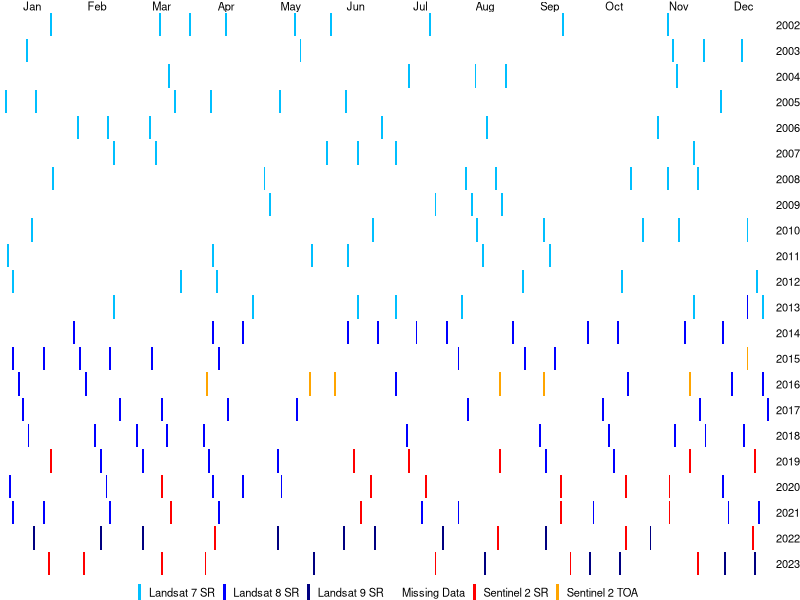
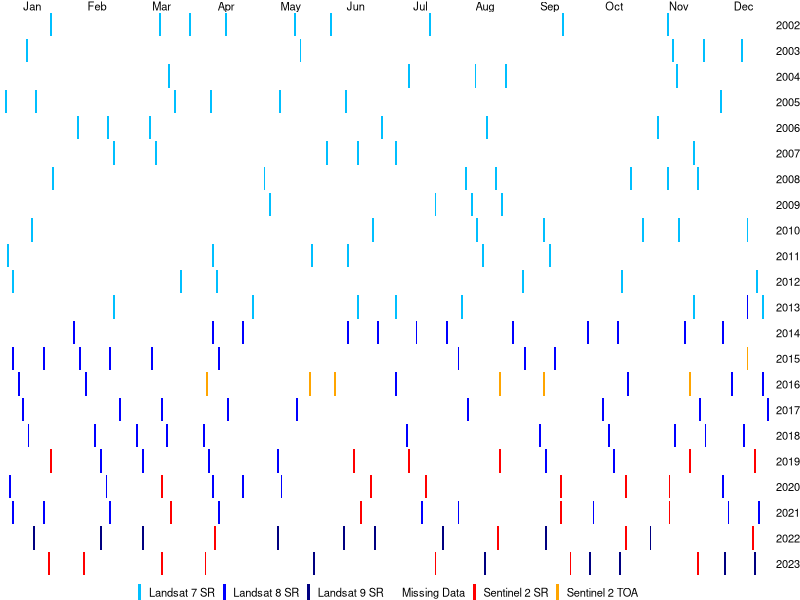

Recreate these plots in R, in order. (Note: this script raises an error after producing the figures.)
# Aerial Imagery Data Collection EDA --------------------------------------

# Load necessary libraries
library(tidyverse)
library(cowplot)

# Creating date range
start_date <- as.Date("2002-01-01")
end_date <- as.Date("2023-12-31")
all_dates <- seq(start_date, end_date, by = "day")

# Creating dataset
df_aerial_imagery <- all_dates %>%
  as_tibble() %>% # convert to tibble
  rename(date = value) %>% # rename column as date
  mutate(year = year(date), # extracting year component from date
         month = month(all_dates, label = T), # extracting month component from date
         day = day(all_dates), # extracting days component from date
         has_data = factor(case_when(date %in% c(
                                          as.Date('2002-01-26'), as.Date('2002-03-15'), as.Date('2002-03-31'), as.Date('2002-04-16'),
                                          as.Date('2002-05-18'), as.Date('2002-06-03'), as.Date('2002-07-21'), as.Date('2002-09-23'),
                                          as.Date('2002-11-10'), # 2002 series
                                          
                                          as.Date('2003-01-13'), as.Date('2003-05-21'), as.Date('2003-11-13'), as.Date('2003-11-29'), 
                                          as.Date('2003-12-15'), # 2003 series
                                          
                                          as.Date('2004-03-20'), as.Date('2004-07-10'), as.Date('2004-08-11'), as.Date('2004-08-27'),
                                          as.Date('2004-11-15'), # 2004 series
                                          
                                          as.Date('2005-01-02'), as.Date('2005-01-18'), as.Date('2005-03-23'), as.Date('2005-04-08'),
                                          as.Date('2005-05-10'), as.Date('2005-06-11'), as.Date('2005-12-04'), # 2005 series
                                          
                                          as.Date('2006-02-06'), as.Date('2006-02-22'), as.Date('2006-03-10'), as.Date('2006-06-30'),
                                          as.Date('2006-08-17'), as.Date('2006-11-05'), # 2006 series
                                          
                                          as.Date('2007-02-25'), as.Date('2007-03-13'), as.Date('2007-06-01'), as.Date('2007-06-17'), 
                                          as.Date('2007-07-03'), as.Date('2007-11-24'), # 2007 series
                                          
                                          as.Date('2008-01-27'), as.Date('2008-05-02'), as.Date('2008-08-06'), as.Date('2008-08-22'),
                                          as.Date('2008-10-25'), as.Date('2008-11-10'), as.Date('2008-11-26'), # 2008 series
                                          
                                          as.Date('2009-05-05'), as.Date('2009-07-24'), as.Date('2009-08-09'), as.Date('2009-08-25'), # 2009 series
                                          
                                          as.Date('2010-01-16'), as.Date('2010-06-25'), as.Date('2010-08-12'), as.Date('2010-09-13'),
                                          as.Date('2010-10-31'), as.Date('2010-11-16'), as.Date('2010-12-18'), # 2010 series
                                          
                                          as.Date('2011-01-03'), as.Date('2011-04-09'), as.Date('2011-05-27'), as.Date('2011-06-12'),
                                          as.Date('2011-08-15'), as.Date('2011-09-16'), # 2011 series
                                          
                                          as.Date('2012-01-06'), as.Date('2012-03-26'), as.Date('2012-04-11'), as.Date('2012-09-02'),
                                          as.Date('2012-10-20'), as.Date('2012-12-23'), # 2012 series
                                          
                                          as.Date('2013-02-25'), as.Date('2013-04-30'), as.Date('2013-06-17'), as.Date('2013-07-03'),
                                          as.Date('2013-08-04'), as.Date('2013-11-24'), as.Date('2013-12-26') # 2013 series
                                          ) ~ 'Landsat 7 SR', # all the above imageries collected from L7 SR satellite
                                     
                                     date %in% c(
                                          as.Date('2013-12-18'), # 2013 series
                                                 
                                          as.Date('2014-02-04'), as.Date('2014-04-09'), as.Date('2014-04-25'), as.Date('2014-06-12'), 
                                          as.Date('2014-06-28'), as.Date('2014-07-14'), as.Date('2014-07-30'), as.Date('2014-08-31'),
                                          as.Date('2014-10-02'), as.Date('2014-10-18'), as.Date('2014-11-19'), as.Date('2014-12-05'), # 2014 series
                                          
                                          as.Date('2015-01-06'), as.Date('2015-01-22'), as.Date('2015-02-07'), as.Date('2015-02-23'),
                                          as.Date('2015-03-11'), as.Date('2015-04-12'), as.Date('2015-08-02'),
                                          as.Date('2015-09-03'), as.Date('2015-09-19'), # 2015 series
                                          
                                          as.Date('2016-01-09'), as.Date('2016-02-10'), as.Date('2016-07-03'), as.Date('2016-10-23'),
                                          as.Date('2016-12-10'), as.Date('2016-12-26'), # 2016 series
                                          
                                          as.Date('2017-01-11'), as.Date('2017-02-28'), as.Date('2017-03-16'), as.Date('2017-04-17'),
                                          as.Date('2017-05-19'), as.Date('2017-08-07'), as.Date('2017-10-10'),
                                          as.Date('2017-11-27'), as.Date('2017-12-29'), # 2017 series
                                          
                                          as.Date('2018-01-14'), as.Date('2018-02-15'), as.Date('2018-03-03'), as.Date('2018-03-19'),
                                          as.Date('2018-04-04'), as.Date('2018-07-09'), as.Date('2018-09-11'), as.Date('2018-10-13'),
                                          as.Date('2018-11-14'), as.Date('2018-11-30'), as.Date('2018-12-16'), # 2018 series
                                          
                                          as.Date('2019-02-18'), as.Date('2019-03-06'), as.Date('2019-04-07'), as.Date('2019-05-09'),
                                          as.Date('2019-09-14'), as.Date('2019-10-16'), # 2019 series
                                          
                                          as.Date('2020-01-04'), as.Date('2020-02-21'), as.Date('2020-04-09'), as.Date('2020-04-25'),
                                          as.Date('2020-05-11'), as.Date('2020-12-05'), # 2020 series
                                          
                                          as.Date('2021-01-06'), as.Date('2021-01-22'), as.Date('2021-02-23'), as.Date('2021-04-12'), 
                                          as.Date('2021-07-17'), as.Date('2021-08-02'), as.Date('2021-10-05'), as.Date('2021-12-08'), 
                                          as.Date('2021-12-24') # 2021 series
                                          ) ~ 'Landsat 8 SR', # all the above imageries collected from L8 SR satellite
                                     
                                     date %in% c(
                                          as.Date('2022-01-17'), as.Date('2022-02-18'), as.Date('2022-03-06'), 
                                          as.Date('2022-05-09'), as.Date('2022-06-10'), as.Date('2022-06-26'), as.Date('2022-07-28'),
                                          as.Date('2022-09-14'), as.Date('2022-11-01'), # 2022 series
                                          
                                          as.Date('2023-05-28'), as.Date('2023-08-16'), as.Date('2023-10-03'), as.Date('2023-10-19'),
                                          as.Date('2023-12-06'), as.Date('2023-12-22') # 2023 series
                                          ) ~ 'Landsat 9 SR', # all the above imageries collected from L9 SR satellite
                                     
                                     date %in% c(
                                          as.Date('2015-12-18'), # 2015 series
                                          
                                          as.Date('2016-04-06'), as.Date('2016-05-26'), as.Date('2016-06-05'), as.Date('2016-08-24'),
                                          as.Date('2016-09-13'), as.Date('2016-11-22'), as.Date('2016-04-06') # 2016 series
                                          ) ~ 'Sentinel 2 TOA', # all the above imageries collected from S2 TOA satellite
                                     
                                     date %in% c(
                                          as.Date('2019-01-26'), as.Date('2019-06-15'), as.Date('2019-07-10'), as.Date('2019-08-24'),
                                          as.Date('2019-11-22'), as.Date('2019-12-22'), # 2019 series
                                          
                                          as.Date('2020-03-16'), as.Date('2020-06-24'), as.Date('2020-07-19'), as.Date('2020-09-22'),
                                          as.Date('2020-10-22'), as.Date('2020-11-11'), # 2020 series
                                          
                                          as.Date('2021-03-21'), as.Date('2021-06-19'), as.Date('2021-09-22'), as.Date('2021-11-11'), # 2021 series
                                          
                                          as.Date('2022-04-10'), as.Date('2022-08-23'), as.Date('2022-10-22'), as.Date('2022-12-21'),  # 2022 series
                                          
                                          as.Date('2023-01-25'), as.Date('2023-02-09'), as.Date('2023-03-16'), as.Date('2023-04-05'),
                                          as.Date('2023-07-24'), as.Date('2023-09-27'), as.Date('2023-11-26')
                                          ) ~ 'Sentinel 2 SR', # all the above imageries collected from S2 SR satellite
                                     
                              TRUE ~ 'Missing Data'))) # data collection status
  

# levels(df_aerial_imagery$has_data) 

# Plot the above
all_possible_aerial_imagery_plot <- ggplot(df_aerial_imagery, aes(x = day, y = 22, fill = has_data)) +
  geom_tile(color = "lightgray", linewidth = .01) +
  scale_fill_manual(labels= c("Landsat 7 SR", "Landsat 8 SR", "Landsat 9 SR", "Missing Data", "Sentinel 2 SR", "Sentinel 2 TOA"), 
                    values = c("deepskyblue", "blue", 'navyblue', 'white', 'red', 'orange')) +
  facet_grid(year ~ month) +
  theme_void()+
  theme(legend.position = 'bottom',
        legend.title = element_blank(), # remove legend title
        strip.text = element_text(size = 8),
        legend.text = element_text(size = 8),
        panel.spacing.x = unit(0, "lines"),  # Remove horizontal space
        panel.spacing.y = unit(0, "lines")) +    # Remove plot margins
  guides(fill = guide_legend(
    keyheight = unit(0.4, "cm"), # resize of icon
    keywidth = unit(.08, "cm"), # resize icon
    nrow = 1  # force icon to unwrap to 1 row
  )) 

all_possible_aerial_imagery_plot

ggsave("/Volumes/Hard Drive (29-08-22)/Data Science 2023-2024/2nd year MSc Data Science/STA5079W-DS Minor Dissertation/Figures/EDA plots/all_possible_aerial_imagery_plot.pdf", 
       plot = all_possible_aerial_imagery_plot, width = 10, height= 5.5)
# width = 6.56, height = 8.5

# Total no. of imagery acquired
df_aerial_imagery %>%
  filter(has_data != 'Missing Data') %>%
  tally()

# No. of imagery acquired for each category
df_aerial_imagery %>%
  group_by(has_data) %>%
  tally() %>%
filter(has_data!='Missing Data') %>%
  summarise(sum(n))

#######################################################################################################################
# EDA for trimmed aerial imagery dataset
# Creating date range
trimed_start_date <- as.Date("2014-01-01")
end_date <- as.Date("2023-12-31")
trimmed_dates <- seq(trimed_start_date, end_date, by = "day")

# Creating trimmed dataset
df_aerial_imagery_2014_2023 <- trimmed_dates %>%
  as_tibble() %>% # convert to tibble
  rename(date = value) %>% # rename column as date
  mutate(year = year(date), # extracting year component from date
         month = month(trimmed_dates, label = T), # extracting month component from date
         day = day(trimmed_dates), # extracting days component from date
         has_data = factor(case_when(date %in% c(

           as.Date('2014-02-04'), as.Date('2014-04-09'), as.Date('2014-04-25'), as.Date('2014-06-12'), 
           as.Date('2014-06-28'), as.Date('2014-07-14'), as.Date('2014-07-30'), as.Date('2014-08-31'),
           as.Date('2014-10-02'), as.Date('2014-10-18'), as.Date('2014-11-19'), as.Date('2014-12-05'), # 2014 series
           
           as.Date('2015-01-06'), as.Date('2015-01-22'), as.Date('2015-02-07'), as.Date('2015-02-23'),
           as.Date('2015-03-11'), as.Date('2015-04-12'), as.Date('2015-08-02'),
           as.Date('2015-09-03'), as.Date('2015-09-19'), # 2015 series
           
           as.Date('2016-01-09'), as.Date('2016-02-10'), as.Date('2016-07-03'), as.Date('2016-10-23'),
           as.Date('2016-12-10'), as.Date('2016-12-26'), # 2016 series
           
           as.Date('2017-01-11'), as.Date('2017-02-28'), as.Date('2017-03-16'), as.Date('2017-04-17'),
           as.Date('2017-05-19'), as.Date('2017-08-07'), as.Date('2017-10-10'),
           as.Date('2017-11-27'), as.Date('2017-12-29'), # 2017 series
           
           as.Date('2018-01-14'), as.Date('2018-02-15'), as.Date('2018-03-03'), as.Date('2018-03-19'),
           as.Date('2018-04-04'), as.Date('2018-07-09'), as.Date('2018-09-11'), as.Date('2018-10-13'),
           as.Date('2018-11-14'), as.Date('2018-11-30'), as.Date('2018-12-16'), # 2018 series
           
           as.Date('2019-02-18'), as.Date('2019-03-06'), as.Date('2019-04-07'), as.Date('2019-05-09'),
           as.Date('2019-09-14'), as.Date('2019-10-16'), # 2019 series
           
           as.Date('2020-01-04'), as.Date('2020-02-21'), as.Date('2020-04-09'), as.Date('2020-04-25'),
           as.Date('2020-05-11'), as.Date('2020-12-05'), # 2020 series
           
           as.Date('2021-01-06'), as.Date('2021-01-22'), as.Date('2021-02-23'), as.Date('2021-04-12'), 
           as.Date('2021-07-17'), as.Date('2021-08-02'), as.Date('2021-10-05'), as.Date('2021-12-08'), 
           as.Date('2021-12-24') # 2021 series
         ) ~ 'Landsat 8 SR', # all the above imageries collected from L8 SR satellite
         
         date %in% c(
           as.Date('2022-01-17'), as.Date('2022-02-18'), as.Date('2022-03-06'), 
           as.Date('2022-05-09'), as.Date('2022-06-10'), as.Date('2022-06-26'), as.Date('2022-07-28'),
           as.Date('2022-09-14'), as.Date('2022-11-01'), # 2022 series
           
           as.Date('2023-05-28'), as.Date('2023-08-16'), as.Date('2023-10-03'), as.Date('2023-10-19'),
           as.Date('2023-12-06'), as.Date('2023-12-22') # 2023 series
         ) ~ 'Landsat 9 SR', # all the above imageries collected from L9 SR satellite
         
         date %in% c(
           as.Date('2015-12-18'), # 2015 series
           
           as.Date('2016-04-06'), as.Date('2016-05-26'), as.Date('2016-06-05'), as.Date('2016-08-24'),
           as.Date('2016-09-13'), as.Date('2016-11-22'), as.Date('2016-04-06') # 2016 series
         ) ~ 'Sentinel 2 TOA', # all the above imageries collected from S2 TOA satellite
         
         date %in% c(
           as.Date('2019-01-26'), as.Date('2019-06-15'), as.Date('2019-07-10'), as.Date('2019-08-24'),
           as.Date('2019-11-22'), as.Date('2019-12-22'), # 2019 series
           
           as.Date('2020-03-16'), as.Date('2020-06-24'), as.Date('2020-07-19'), as.Date('2020-09-22'),
           as.Date('2020-10-22'), as.Date('2020-11-11'), # 2020 series
           
           as.Date('2021-03-21'), as.Date('2021-06-19'), as.Date('2021-09-22'), as.Date('2021-11-11'), # 2021 series
           
           as.Date('2022-04-10'), as.Date('2022-08-23'), as.Date('2022-10-22'), as.Date('2022-12-21'),  # 2022 series
           
           as.Date('2023-01-25'), as.Date('2023-02-09'), as.Date('2023-03-16'), as.Date('2023-04-05'),
           as.Date('2023-07-24'), as.Date('2023-09-27'), as.Date('2023-11-26')
         ) ~ 'Sentinel 2 SR', # all the above imageries collected from S2 SR satellite
         
         date %in% c(
           as.Date(df_2014_2022[1,1][[1]]@file@name, format = '%Y%m%d'),
           as.Date(df_2014_2022[1,3][[1]]@file@name, format = '%Y%m%d'),
           as.Date(df_2014_2022[1,5][[1]]@file@name, format = '%Y%m%d'),
           as.Date(df_2014_2022[1,9][[1]]@file@name, format = '%Y%m%d'), # 2014 series
           
           as.Date(df_2014_2022[3,3][[1]]@file@name, format = '%Y%m%d'), # 2016 series
           as.Date(df_2014_2022[4,9][[1]] @file@name, format = '%Y%m%d'), # 2017 series
           as.Date(df_2014_2022[5,8][[1]]@file@name, format = '%Y%m%d'), # 2018 series
           as.Date(df_2014_2022[7,8][[1]]@file@name, format = '%Y%m%d'), # 2020 series
           as.Date(df_2014_2022[8,5][[1]]@file@name, format = '%Y%m%d'), # 2021 series
           as.Date(df_2014_2022[10,6][[1]]@file@name, format = '%Y%m%d') # 2023 series
         ) ~ 'L1HI', # all the above imageries horizontally interpolated 
         
         date %in% c(
           as.Date(df_2014_2022[2,5][[1]]@file@name, format = '%Y%m%d'), 
           as.Date(df_2014_2022[2,6][[1]]@file@name, format = '%Y%m%d'), 
           as.Date(df_2014_2022[2,7][[1]]@file@name, format = '%Y%m%d'), 
           as.Date(df_2014_2022[2,10][[1]]@file@name, format = '%Y%m%d'), 
           as.Date(df_2014_2022[2,11][[1]]@file@name, format = '%Y%m%d'), # 2015 series
           as.Date(df_2014_2022[4,7][[1]]@file@name, format = '%Y%m%d') # 2017 series
         ) ~ 'L1VI', # all the above imageries vertically interpolated 
         
         date %in% c(
           as.Date(df_2014_2022[4,6][[1]]@file@name, format = '%Y%m%d') # 2017 series
         ) ~ 'L2HI', # all the above imageries horizotally interpolated 
         
         date %in% c(
           as.Date(df_2014_2022[5,6][[1]]@file@name, format = '%Y%m%d') # 2018 series
         ) ~ 'L3VI', # all the above imageries vertically interpolated 
         
         date %in% c(
           as.Date(df_2014_2022[5,5][[1]]@file@name, format = '%Y%m%d') # 2018 series
         ) ~ 'L4HI', # all the above imageries horizontally interpolated 
         
         TRUE ~ 'Missing Data'))) # data collection status

# Plot the above
trimmed_aerial_imagery_plot <- ggplot(df_aerial_imagery_2014_2023, aes(x = day, y = 10, fill = has_data)) +
  geom_tile(color = "lightgray", linewidth = .01) +
  scale_fill_manual(labels= c("L1HI", "L1VI", "L2HI", "L3VI", "L4HI",
                              "Landsat 8 SR", "Landsat 9 SR", "Missing Data", "Sentinel 2 SR", "Sentinel 2 TOA"), 
                    values = c("yellow", 'gray', 'springgreen', 'black', 'yellowgreen',
                               "blue", "navyblue", "white", "red", "orange")) +
  facet_grid(year ~ month) +
  theme_void()+
  theme(legend.position = 'bottom',
        legend.title = element_blank(), # remove legend title
        strip.text = element_text(size = 8),
        legend.text = element_text(size = 8),
        panel.spacing.x = unit(0, "lines"),  # Remove horizontal space
        panel.spacing.y = unit(0, "lines")) +    # Remove plot margins
  guides(fill = guide_legend(
    keyheight = unit(0.5, "cm"), # resize of icon
    keywidth = unit(.07, "cm"), # resize icon
    nrow = 1  # force icon to unwrap to 1 row
  )) 

trimmed_aerial_imagery_plot
ggsave("/Volumes/Hard Drive (29-08-22)/Data Science 2023-2024/2nd year MSc Data Science/STA5079W-DS Minor Dissertation/Figures/EDA plots/trimmed_aerial_imagery_plot.pdf", 
       plot = trimmed_aerial_imagery_plot, width = 10, height= 3)



# Wildfire Intuition based on Vegetation Indices and Climatologica --------

# creating dataframe to visualise which month are more prone to wildfire
df_fire_prone_months <- data.frame(var = factor(rep(c('NDVI','NDMI','NBR','TP','AMT','ANSWS','ARH'),each = 12)),
                                   month = factor(rep(month.abb,times = 7))) %>%
  as_tibble() %>%
  mutate(status = factor(case_when(var=='NDVI' & month %in% c('Feb', 'Mar', 'Apr', 'Dec') ~ 'Fire-prone',
                            var=='NDVI' & month %in% c('Jun', 'Jul', 'Aug') ~ 'Non fire-prone',
                            var=='NDMI' & month %in% c('Jan', 'Feb', 'Mar', 'Nov', 'Dec') ~ 'Fire-prone',
                            var=='NDMI' & month %in% c('May','Jun', 'Jul', 'Aug') ~ 'Non fire-prone',
                            var=='NBR' & month %in% c('Jan', 'Feb', 'Mar', 'Nov', 'Dec') ~ 'Fire-prone',
                            var=='NBR' & month %in% c('May','Jun', 'Jul', 'Aug', 'Sep') ~ 'Non fire-prone',
                            var=='TP' & month %in% c('Jan', 'Feb', 'Mar', 'Oct', 'Nov', 'Dec') ~ 'Fire-prone',
                            var=='TP' & month %in% c('May','Jun', 'Jul', 'Aug') ~ 'Non fire-prone',
                            var=='AMT' & month %in% c('Jan', 'Feb', 'Mar', 'Dec') ~ 'Fire-prone',
                            var=='AMT' & month %in% c('May','Jun', 'Jul', 'Aug') ~ 'Non fire-prone',
                            var=='ANSWS' & month %in% c('Jan', 'Feb', 'Mar', 'Dec') ~ 'Fire-prone',
                            var=='ANSWS' & month %in% c('Apr', 'May', 'Jul', 'Aug') ~ 'Non fire-prone',
                            var=='ARH' & month %in% c('Apr', 'Jun', 'Jul', 'Aug', 'Sep', 'Oct', 'Nov') ~ 'Fire-prone',
                            var=='ARH' & month %in% c('Jan', 'Feb', 'Mar', 'Dec') ~ 'Non fire-prone',
                            TRUE ~ 'Neutral')))

# reorder levels for plotting
df_fire_prone_months$var <- factor(df_fire_prone_months$var, levels = rev(c('NDVI','NDMI','NBR','TP','AMT','ANSWS','ARH')), ordered = T) 
df_fire_prone_months$month <- factor(df_fire_prone_months$month, levels = month.abb, ordered = T)

fire_prone_months_plot <- ggplot(df_fire_prone_months, aes(x = month, y = var, fill = status))+
  geom_tile(color = 'lightgray', lwd = .01) +
  scale_fill_manual(labels = c('Fire-prone', 'Neutral', 'Non fire-prone'),
                    values = c('red', 'white', 'green')) +
  xlab('Month') +
  ylab('Variable')+
  theme_minimal()+
  theme(legend.title = element_blank())

ggsave("/Volumes/Hard Drive (29-08-22)/Data Science 2023-2024/2nd year MSc Data Science/STA5079W-DS Minor Dissertation/Figures/EDA plots/fire_prone_months_plot.pdf", 
       plot = fire_prone_months_plot, width = 6.56, height= 3)
